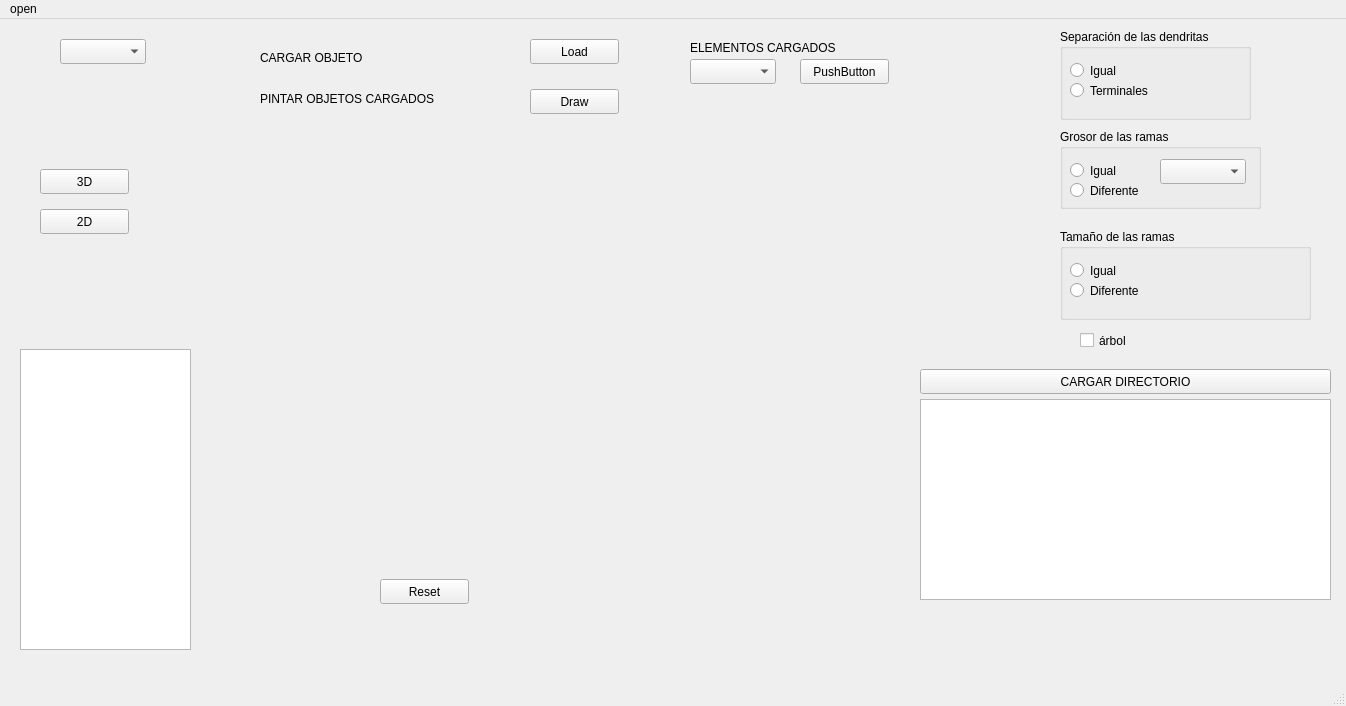
<?xml version="1.0" encoding="UTF-8"?>
<ui version="4.0">
 <class>MainWindow</class>
 <widget class="QMainWindow" name="MainWindow">
  <property name="geometry">
   <rect>
    <x>0</x>
    <y>0</y>
    <width>1346</width>
    <height>706</height>
   </rect>
  </property>
  <property name="windowTitle">
   <string>MainWindow</string>
  </property>
  <widget class="QWidget" name="centralwidget">
   <widget class="myopenglwidget" name="openGLWidget" native="true">
    <property name="geometry">
     <rect>
      <x>210</x>
      <y>110</y>
      <width>441</width>
      <height>441</height>
     </rect>
    </property>
   </widget>
   <widget class="QPushButton" name="draw">
    <property name="geometry">
     <rect>
      <x>530</x>
      <y>70</y>
      <width>89</width>
      <height>25</height>
     </rect>
    </property>
    <property name="text">
     <string>Draw</string>
    </property>
   </widget>
   <widget class="QPushButton" name="load">
    <property name="geometry">
     <rect>
      <x>530</x>
      <y>20</y>
      <width>89</width>
      <height>25</height>
     </rect>
    </property>
    <property name="text">
     <string>Load</string>
    </property>
   </widget>
   <widget class="QComboBox" name="list">
    <property name="geometry">
     <rect>
      <x>60</x>
      <y>20</y>
      <width>86</width>
      <height>25</height>
     </rect>
    </property>
   </widget>
   <widget class="QPushButton" name="reset">
    <property name="geometry">
     <rect>
      <x>380</x>
      <y>560</y>
      <width>89</width>
      <height>25</height>
     </rect>
    </property>
    <property name="text">
     <string>Reset</string>
    </property>
   </widget>
   <widget class="QComboBox" name="elemC">
    <property name="geometry">
     <rect>
      <x>690</x>
      <y>40</y>
      <width>86</width>
      <height>25</height>
     </rect>
    </property>
   </widget>
   <widget class="QPushButton" name="pushButton">
    <property name="geometry">
     <rect>
      <x>800</x>
      <y>40</y>
      <width>89</width>
      <height>25</height>
     </rect>
    </property>
    <property name="text">
     <string>PushButton</string>
    </property>
   </widget>
   <widget class="QTextEdit" name="texto_neurona">
    <property name="geometry">
     <rect>
      <x>20</x>
      <y>330</y>
      <width>171</width>
      <height>301</height>
     </rect>
    </property>
   </widget>
   <widget class="QPushButton" name="boton3D">
    <property name="geometry">
     <rect>
      <x>40</x>
      <y>150</y>
      <width>89</width>
      <height>25</height>
     </rect>
    </property>
    <property name="text">
     <string>3D</string>
    </property>
   </widget>
   <widget class="QPushButton" name="boton2D">
    <property name="geometry">
     <rect>
      <x>40</x>
      <y>190</y>
      <width>89</width>
      <height>25</height>
     </rect>
    </property>
    <property name="text">
     <string>2D</string>
    </property>
   </widget>
   <widget class="QGroupBox" name="groupBox">
    <property name="geometry">
     <rect>
      <x>1060</x>
      <y>10</y>
      <width>191</width>
      <height>91</height>
     </rect>
    </property>
    <property name="title">
     <string>Separación de las dendritas</string>
    </property>
    <widget class="QRadioButton" name="igual_ang">
     <property name="geometry">
      <rect>
       <x>10</x>
       <y>30</y>
       <width>112</width>
       <height>23</height>
      </rect>
     </property>
     <property name="text">
      <string>Igual</string>
     </property>
    </widget>
    <widget class="QRadioButton" name="terminales_ang">
     <property name="geometry">
      <rect>
       <x>10</x>
       <y>50</y>
       <width>112</width>
       <height>23</height>
      </rect>
     </property>
     <property name="text">
      <string>Terminales</string>
     </property>
    </widget>
   </widget>
   <widget class="QGroupBox" name="groupBox_2">
    <property name="geometry">
     <rect>
      <x>1060</x>
      <y>210</y>
      <width>251</width>
      <height>91</height>
     </rect>
    </property>
    <property name="title">
     <string>Tamaño de las ramas</string>
    </property>
    <widget class="QRadioButton" name="igual_ramas">
     <property name="geometry">
      <rect>
       <x>10</x>
       <y>30</y>
       <width>112</width>
       <height>23</height>
      </rect>
     </property>
     <property name="text">
      <string>Igual</string>
     </property>
    </widget>
    <widget class="QRadioButton" name="dif_rama">
     <property name="geometry">
      <rect>
       <x>10</x>
       <y>50</y>
       <width>112</width>
       <height>23</height>
      </rect>
     </property>
     <property name="text">
      <string>Diferente</string>
     </property>
    </widget>
   </widget>
   <widget class="QLabel" name="label">
    <property name="geometry">
     <rect>
      <x>260</x>
      <y>30</y>
      <width>181</width>
      <height>17</height>
     </rect>
    </property>
    <property name="text">
     <string>CARGAR OBJETO</string>
    </property>
   </widget>
   <widget class="QLabel" name="label_2">
    <property name="geometry">
     <rect>
      <x>260</x>
      <y>70</y>
      <width>221</width>
      <height>20</height>
     </rect>
    </property>
    <property name="text">
     <string>PINTAR OBJETOS CARGADOS</string>
    </property>
   </widget>
   <widget class="QLabel" name="label_3">
    <property name="geometry">
     <rect>
      <x>690</x>
      <y>20</y>
      <width>221</width>
      <height>17</height>
     </rect>
    </property>
    <property name="text">
     <string>ELEMENTOS CARGADOS</string>
    </property>
   </widget>
   <widget class="QCheckBox" name="setArbol">
    <property name="geometry">
     <rect>
      <x>1080</x>
      <y>310</y>
      <width>92</width>
      <height>23</height>
     </rect>
    </property>
    <property name="text">
     <string>árbol</string>
    </property>
   </widget>
   <widget class="QGroupBox" name="groupBox_3">
    <property name="geometry">
     <rect>
      <x>1060</x>
      <y>110</y>
      <width>201</width>
      <height>80</height>
     </rect>
    </property>
    <property name="title">
     <string>Grosor de las ramas</string>
    </property>
    <widget class="QRadioButton" name="igual_grosor">
     <property name="geometry">
      <rect>
       <x>10</x>
       <y>30</y>
       <width>112</width>
       <height>23</height>
      </rect>
     </property>
     <property name="text">
      <string>Igual</string>
     </property>
    </widget>
    <widget class="QRadioButton" name="dif_grosor">
     <property name="geometry">
      <rect>
       <x>10</x>
       <y>50</y>
       <width>112</width>
       <height>23</height>
      </rect>
     </property>
     <property name="text">
      <string>Diferente</string>
     </property>
    </widget>
    <widget class="QComboBox" name="grosorComboBox">
     <property name="geometry">
      <rect>
       <x>100</x>
       <y>30</y>
       <width>86</width>
       <height>25</height>
      </rect>
     </property>
    </widget>
   </widget>
   <widget class="QListWidget" name="listWidget">
    <property name="geometry">
     <rect>
      <x>920</x>
      <y>380</y>
      <width>411</width>
      <height>201</height>
     </rect>
    </property>
   </widget>
   <widget class="QPushButton" name="loadButton">
    <property name="geometry">
     <rect>
      <x>920</x>
      <y>350</y>
      <width>411</width>
      <height>25</height>
     </rect>
    </property>
    <property name="text">
     <string>CARGAR DIRECTORIO</string>
    </property>
   </widget>
   <widget class="myopenglwidget2D" name="widget" native="true">
    <property name="geometry">
     <rect>
      <x>700</x>
      <y>110</y>
      <width>271</width>
      <height>231</height>
     </rect>
    </property>
   </widget>
  </widget>
  <widget class="QMenuBar" name="menubar">
   <property name="geometry">
    <rect>
     <x>0</x>
     <y>0</y>
     <width>1346</width>
     <height>22</height>
    </rect>
   </property>
   <widget class="QMenu" name="menuopen">
    <property name="title">
     <string>open</string>
    </property>
    <addaction name="actionswc_file"/>
   </widget>
   <addaction name="menuopen"/>
  </widget>
  <widget class="QStatusBar" name="statusbar"/>
  <action name="actionswc_file">
   <property name="text">
    <string>swc  file</string>
   </property>
  </action>
 </widget>
 <customwidgets>
  <customwidget>
   <class>myopenglwidget</class>
   <extends>QWidget</extends>
   <header>myopenglwidget.h</header>
   <container>1</container>
  </customwidget>
  <customwidget>
   <class>myopenglwidget2D</class>
   <extends>QWidget</extends>
   <header location="global">myopenglwidget2d.h</header>
   <container>1</container>
  </customwidget>
 </customwidgets>
 <resources/>
 <connections>
  <connection>
   <sender>actionswc_file</sender>
   <signal>triggered()</signal>
   <receiver>MainWindow</receiver>
   <slot>openSWCFileThroughDialog()</slot>
   <hints>
    <hint type="sourcelabel">
     <x>-1</x>
     <y>-1</y>
    </hint>
    <hint type="destinationlabel">
     <x>492</x>
     <y>324</y>
    </hint>
   </hints>
  </connection>
  <connection>
   <sender>loadButton</sender>
   <signal>clicked()</signal>
   <receiver>MainWindow</receiver>
   <slot>loadDirectory()</slot>
   <hints>
    <hint type="sourcelabel">
     <x>875</x>
     <y>414</y>
    </hint>
    <hint type="destinationlabel">
     <x>554</x>
     <y>352</y>
    </hint>
   </hints>
  </connection>
 </connections>
 <slots>
  <slot>writeText(nsol::NeuronsMap)</slot>
  <slot>openSWCFileThroughDialog()</slot>
  <slot>loadDirectory()</slot>
 </slots>
</ui>
